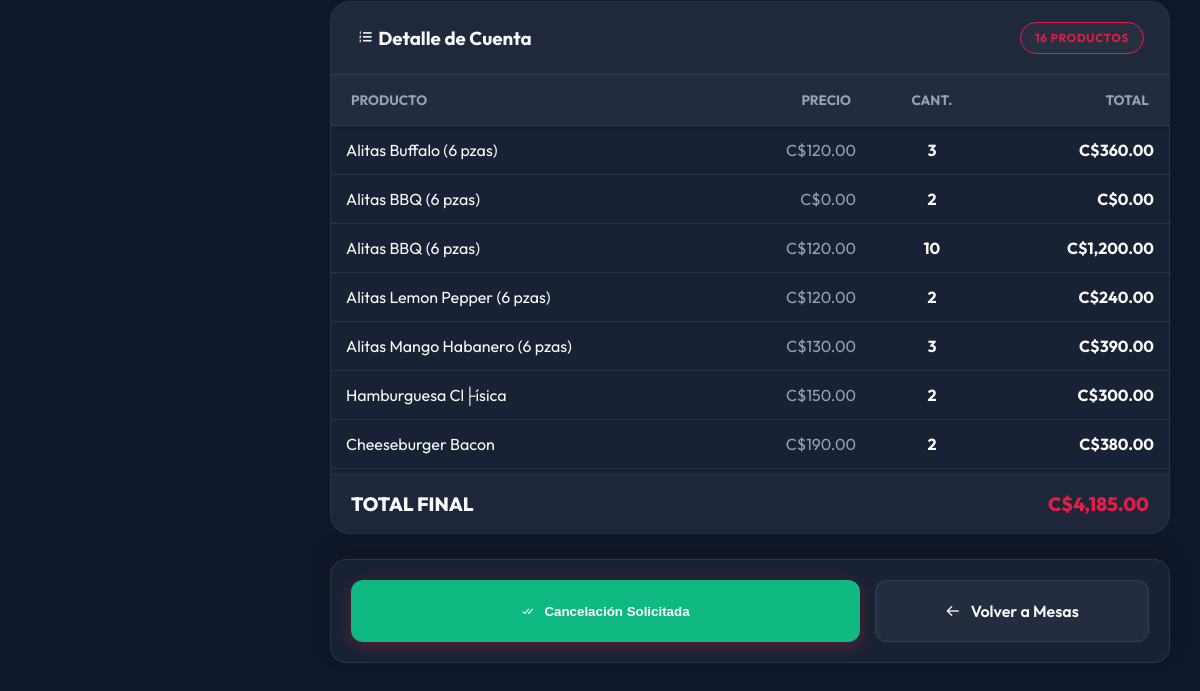
The page /ver_pedido.php?table=1&view=payment (signed in, lower part) on the database as committed earlier.
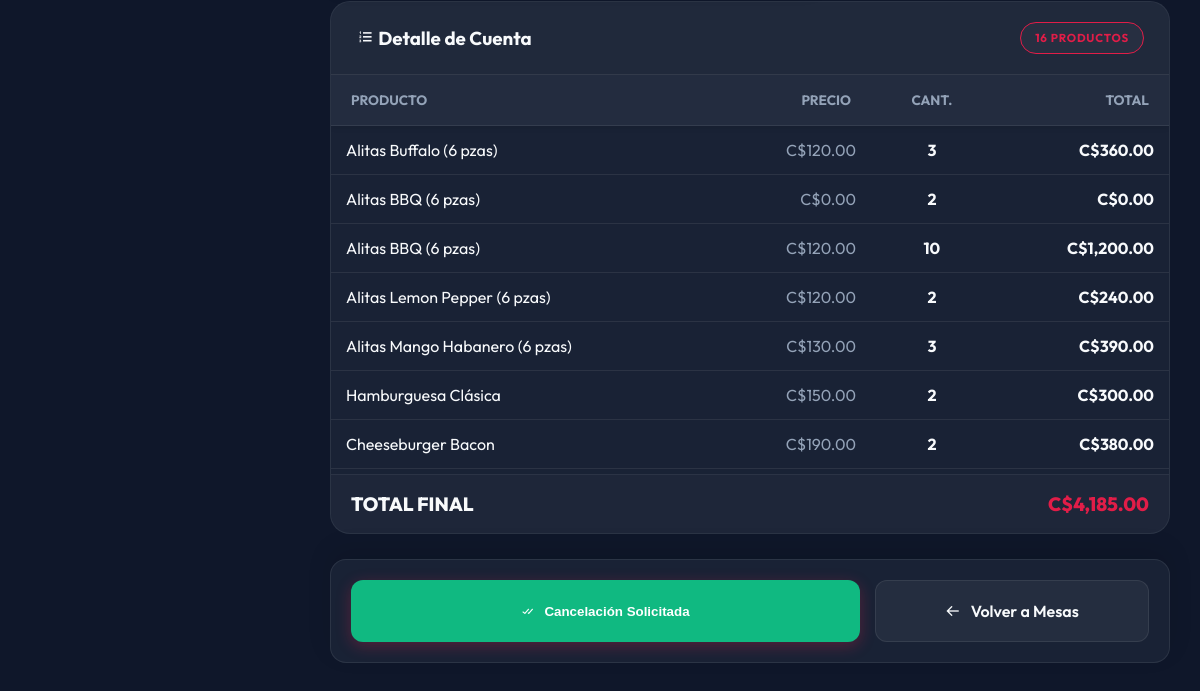
The same page on the database as committed later.
### tables this page shows
CREATE TABLE `products` (
  `id` int(11) NOT NULL AUTO_INCREMENT,
  `code` varchar(50) NOT NULL,
  `name` varchar(150) NOT NULL,
  `description` text DEFAULT NULL,
  `price` decimal(10,2) NOT NULL,
  `stock` int(11) DEFAULT 0,
  `category_id` int(11) DEFAULT NULL,
  `image` varchar(255) DEFAULT NULL,
  `status` enum('active','inactive') DEFAULT 'active',
  `date_created` timestamp NOT NULL DEFAULT current_timestamp(),
  `image_url` varchar(255) DEFAULT NULL,
  `icon` varchar(50) DEFAULT '????',
  PRIMARY KEY (`id`),
  UNIQUE KEY `code` (`code`),
  KEY `category_id` (`category_id`),
  CONSTRAINT `products_ibfk_1` FOREIGN KEY (`category_id`) REFERENCES `categories` (`id`) ON DELETE SET NULL ON UPDATE CASCADE
);

### ver_pedido.php (the view, shortened to what this page needs)
<?php
require_once __DIR__ . '/includes/inventory_helper.php';
$table_id = $_GET['table'] ?? null;
$view_mode = $_GET['view'] ?? 'payment';
$stmt = $pdo->prepare('SELECT * FROM orders WHERE table_id = ? AND status IN ("draft", "pending", "ready", "preparing", "picked_up", "delivered") LIMIT 1');
$stmt->execute([$table_id]);
$order = $stmt->fetch();
$stmt = $pdo->prepare('
    SELECT MIN(od.id) as id, p.id as product_id, p.name as product_name, od.price, SUM(od.quantity) as quantity
    FROM order_details od
    JOIN products p ON od.product_id = p.id
    WHERE od.order_id = ?
    GROUP BY p.id, p.name, od.price
');
$stmt->execute([$order['id']]);
$order_items = $stmt->fetchAll();
?>
<?php include __DIR__ . '/includes/header.php'; ?>
<div class="dashboard-wrapper">
    <main class="main-content">
        <div class="fc-receipt">
            <div class="fc-card-header" style="display: flex; justify-content: space-between; align-items: center;">
                <h3 style="margin:0;"><i class='bx bx-list-ol'></i> Detalle de Cuenta</h3>
                <span class="fc-badge fc-badge-outline"><?= count($order_items) ?> Productos</span>
            </div>
            <div class="fc-table-container" style="max-height: 400px; overflow-y: auto; border-bottom: 1px solid var(--fc-border);">
                <table class="fc-table" style="border-collapse: separate; border-spacing: 0;">
                    <thead style="position: sticky; top: 0; background: var(--fc-card-bg); z-index: 10; box-shadow: 0 2px 5px rgba(0,0,0,0.1);">
                        <tr>
                            <th>Producto</th>
                            <th style="text-align: right;">Precio</th>
                            <th style="text-align: center;">Cant.</th>
                            <th style="text-align: right;">Total</th>
                        </tr>
                    </thead>
                    <tbody>
                        <?php foreach ($order_items as $item): ?>
                            <tr>
                                <td style="padding: 12px 15px;"><?= htmlspecialchars($item['product_name']) ?></td>
                                <td style="text-align: right; color: var(--fc-text-sec); padding: 12px 15px;">C$<?= number_format($item['price'], 2) ?></td>
                                <td style="text-align: center; font-weight: 700; padding: 12px 15px;"><?= $item['quantity'] ?></td>
                                <td style="text-align: right; font-weight: 700; color: var(--fc-text-main); padding: 12px 15px;">
                                    C$<?= number_format($item['price'] * $item['quantity'], 2) ?></td>
                            </tr>
                        <?php endforeach; ?>
                    </tbody>
                </table>
            </div>
            <div class="fc-receipt-footer" style="padding: 15px 20px; background: rgba(255,255,255,0.02);">
                <div style="display: flex; justify-content: space-between; align-items: center; font-size: 1.2em; font-weight: 800;">
                    <span>TOTAL FINAL</span>
                    <span style="color: var(--fc-primary);">C$<?= number_format($order['total'], 2) ?></span>
                </div>
            </div>
        </div>
        <?php if ($view_mode !== 'bill'): ?>
        <div class="fc-actions-sticky-bottom" style="margin-top: 25px; padding: 20px; background: var(--fc-card-bg); border-radius: 16px; border: 1px solid var(--fc-border); box-shadow: 0 -10px 25px rgba(0,0,0,0.1);">
            <div style="display: flex; gap: 15px; flex-wrap: wrap;">
                <?php if (!empty($order['payment_requested'])): ?>
                    <button disabled class="fc-btn fc-btn-primary" style="padding: 18px; flex: 2; justify-content: center; background: #10b981; border-color: #10b981; opacity: 1; min-width: 250px;">
                        <i class='bx bx-check-double'></i> Cancelación Solicitada
                    </button>
                <?php endif; ?>
                <a href="mesas.php" class="fc-btn fc-btn-outline" style="padding: 18px; flex: 1; justify-content: center; background: rgba(255,255,255,0.05); min-width: 180px;">
                    <i class='bx bx-arrow-back'></i> Volver a Mesas
                </a>
            </div>
        </div>
        <?php endif; ?>
    </div>
<?php include __DIR__ . '/includes/footer.php'; ?>

Rows that differ between the two databases and show on the page:
changed products: name "Hamburguesa Cl├ísica" → "Hamburguesa Clásica"
